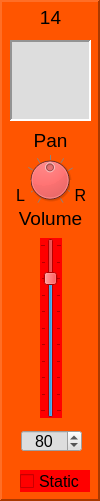
    <widget class="QFrame" name="frame_MidiMixer_Chan_14">
     <property name="geometry">
      <rect>
       <x>560</x>
       <y>10</y>
       <width>100</width>
       <height>501</height>
      </rect>
     </property>
     <property name="styleSheet">
      <string notr="true">background-color: rgb(255, 85, 0);</string>
     </property>
     <property name="frameShape">
      <enum>QFrame::Panel</enum>
     </property>
     <property name="frameShadow">
      <enum>QFrame::Raised</enum>
     </property>
     <property name="lineWidth">
      <number>2</number>
     </property>
     <property name="midLineWidth">
      <number>2</number>
     </property>
     <widget class="QSlider" name="verticalSlider_MidiMixerChanVol_14">
      <property name="geometry">
       <rect>
        <x>40</x>
        <y>238</y>
        <width>22</width>
        <height>180</height>
       </rect>
      </property>
      <property name="styleSheet">
       <string notr="true">background-color: rgb(255, 0, 0);</string>
      </property>
      <property name="maximum">
       <number>100</number>
      </property>
      <property name="value">
       <number>80</number>
      </property>
      <property name="orientation">
       <enum>Qt::Vertical</enum>
      </property>
      <property name="tickPosition">
       <enum>QSlider::TicksBothSides</enum>
      </property>
      <property name="tickInterval">
       <number>10</number>
      </property>
     </widget>
     <widget class="QDial" name="dial_MidiMixerChanPan_14">
      <property name="geometry">
       <rect>
        <x>25</x>
        <y>148</y>
        <width>50</width>
        <height>64</height>
       </rect>
      </property>
      <property name="styleSheet">
       <string notr="true">background-color: rgb(255, 0, 0);</string>
      </property>
      <property name="minimum">
       <number>-50</number>
      </property>
      <property name="maximum">
       <number>50</number>
      </property>
      <property name="notchTarget">
       <double>10.000000000000000</double>
      </property>
      <property name="notchesVisible">
       <bool>true</bool>
      </property>
     </widget>
     <widget class="QLabel" name="label_40">
      <property name="geometry">
       <rect>
        <x>27</x>
        <y>130</y>
        <width>47</width>
        <height>21</height>
       </rect>
      </property>
      <property name="font">
       <font>
        <pointsize>14</pointsize>
       </font>
      </property>
      <property name="text">
       <string>Pan</string>
      </property>
      <property name="alignment">
       <set>Qt::AlignCenter</set>
      </property>
     </widget>
     <widget class="QLabel" name="label_41">
      <property name="geometry">
       <rect>
        <x>10</x>
        <y>208</y>
        <width>81</width>
        <height>21</height>
       </rect>
      </property>
      <property name="font">
       <font>
        <pointsize>14</pointsize>
       </font>
      </property>
      <property name="text">
       <string>Volume</string>
      </property>
      <property name="alignment">
       <set>Qt::AlignCenter</set>
      </property>
     </widget>
     <widget class="QSpinBox" name="spinBox_MidiMixerChanVol_14">
      <property name="geometry">
       <rect>
        <x>21</x>
        <y>430</y>
        <width>61</width>
        <height>22</height>
       </rect>
      </property>
      <property name="font">
       <font>
        <pointsize>12</pointsize>
       </font>
      </property>
      <property name="styleSheet">
       <string notr="true">background-color: rgb(221, 221, 221);</string>
      </property>
      <property name="alignment">
       <set>Qt::AlignCenter</set>
      </property>
      <property name="maximum">
       <number>100</number>
      </property>
      <property name="value">
       <number>80</number>
      </property>
     </widget>
     <widget class="QLabel" name="label_42">
      <property name="geometry">
       <rect>
        <x>30</x>
        <y>5</y>
        <width>41</width>
        <height>25</height>
       </rect>
      </property>
      <property name="font">
       <font>
        <pointsize>14</pointsize>
       </font>
      </property>
      <property name="text">
       <string>14</string>
      </property>
      <property name="alignment">
       <set>Qt::AlignCenter</set>
      </property>
     </widget>
     <widget class="QTextEdit" name="textEdit_MidiMixerChanText_14">
      <property name="geometry">
       <rect>
        <x>10</x>
        <y>40</y>
        <width>81</width>
        <height>81</height>
       </rect>
      </property>
      <property name="styleSheet">
       <string notr="true">background-color: rgb(221, 221, 221);</string>
      </property>
      <property name="frameShape">
       <enum>QFrame::Panel</enum>
      </property>
      <property name="lineWidth">
       <number>2</number>
      </property>
      <property name="midLineWidth">
       <number>2</number>
      </property>
      <property name="readOnly">
       <bool>true</bool>
      </property>
     </widget>
     <widget class="QLabel" name="label_75">
      <property name="geometry">
       <rect>
        <x>70</x>
        <y>180</y>
        <width>21</width>
        <height>31</height>
       </rect>
      </property>
      <property name="font">
       <font>
        <pointsize>12</pointsize>
       </font>
      </property>
      <property name="text">
       <string>R</string>
      </property>
      <property name="alignment">
       <set>Qt::AlignCenter</set>
      </property>
     </widget>
     <widget class="QLabel" name="label_76">
      <property name="geometry">
       <rect>
        <x>10</x>
        <y>180</y>
        <width>21</width>
        <height>31</height>
       </rect>
      </property>
      <property name="font">
       <font>
        <pointsize>12</pointsize>
       </font>
      </property>
      <property name="text">
       <string>L</string>
      </property>
      <property name="alignment">
       <set>Qt::AlignCenter</set>
      </property>
     </widget>
     <widget class="QCheckBox" name="checkBox_MidiMixerChanStaticVol_14">
      <property name="geometry">
       <rect>
        <x>20</x>
        <y>470</y>
        <width>70</width>
        <height>22</height>
       </rect>
      </property>
      <property name="font">
       <font>
        <pointsize>12</pointsize>
       </font>
      </property>
      <property name="styleSheet">
       <string notr="true">background-color: rgb(255, 0, 0);</string>
      </property>
      <property name="text">
       <string>Static</string>
      </property>
     </widget>
    </widget>
